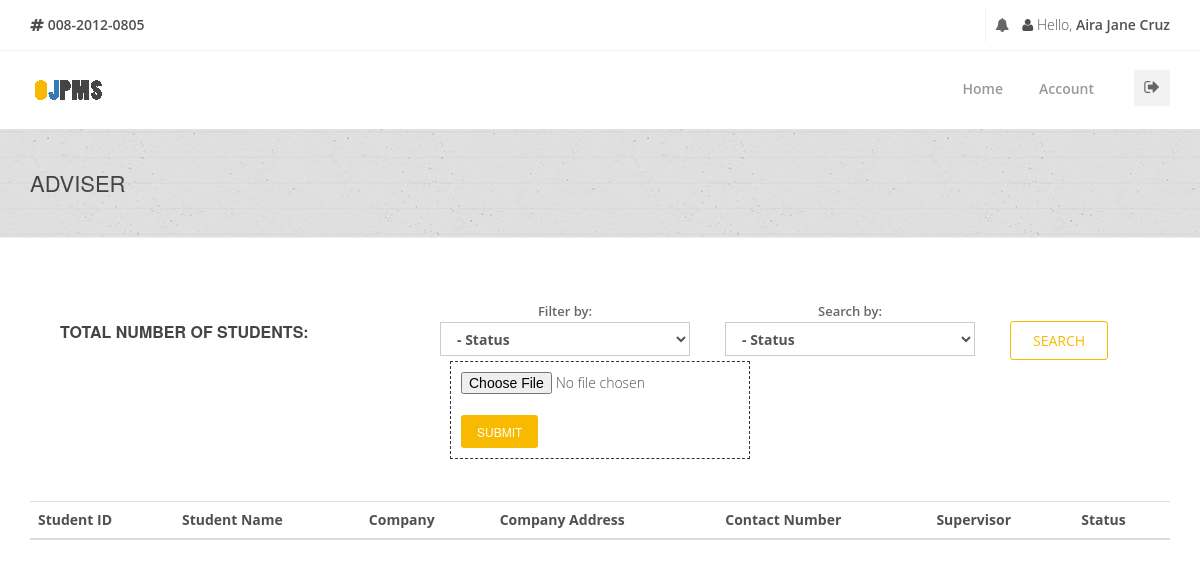
Page /adviser/ojt-adviser.php on the earlier database version.
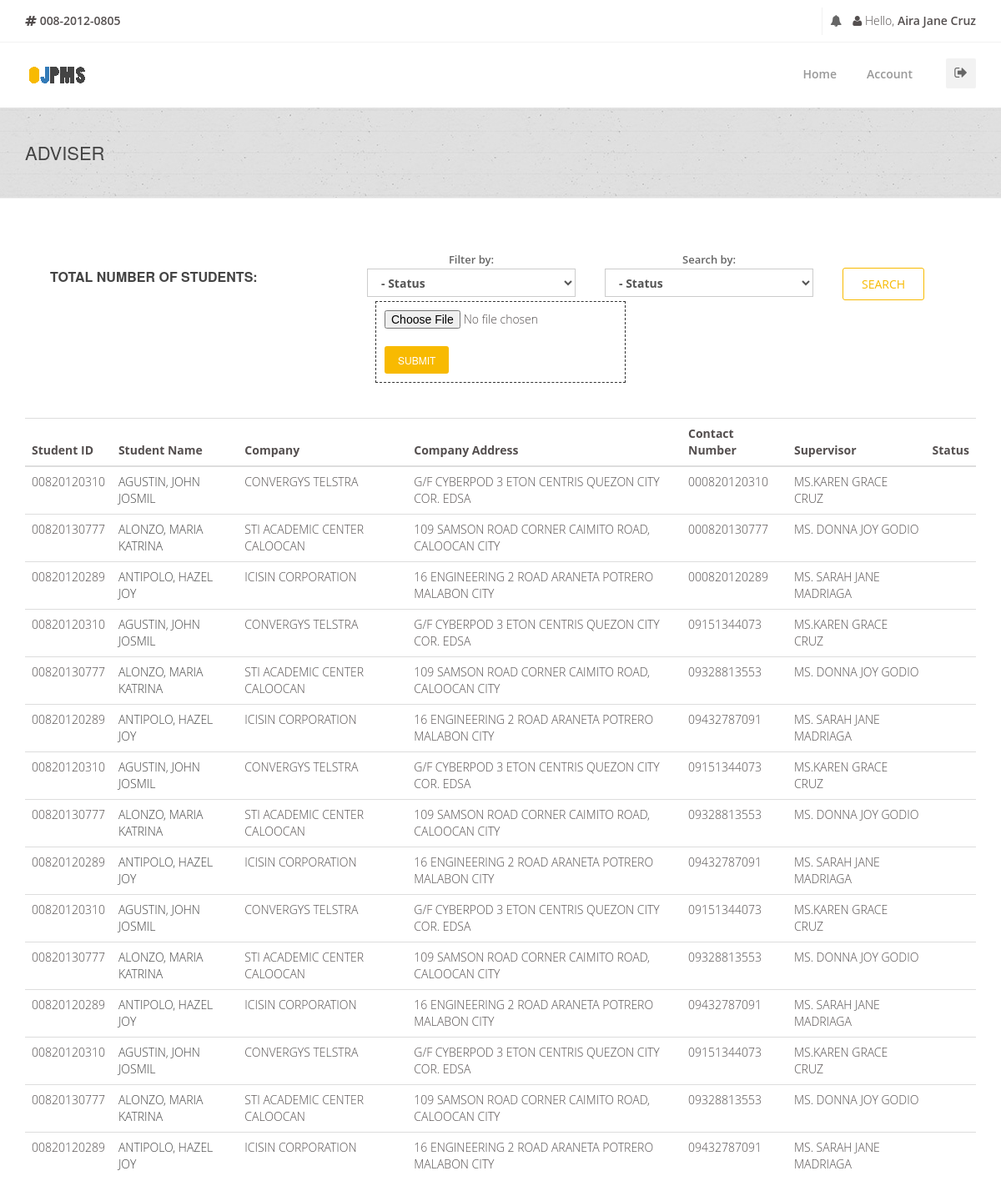
Same page on the later database version.
### tables this page shows
CREATE TABLE `ojttbl` (
  `id` int(10) NOT NULL AUTO_INCREMENT,
  `StudentID` varchar(11) NOT NULL,
  `LastName` varchar(255) DEFAULT NULL,
  `FirstName` varchar(255) DEFAULT NULL,
  `MiddleName` varchar(255) DEFAULT NULL,
  `Course` varchar(255) DEFAULT NULL,
  `CompanyName` varchar(255) DEFAULT NULL,
  `CompanyAddress` varchar(255) DEFAULT NULL,
  `Supervisor` varchar(255) DEFAULT NULL,
  `Position` varchar(255) DEFAULT NULL,
  `ContactNumber` varchar(255) DEFAULT NULL,
  `Email` varchar(255) DEFAULT NULL,
  `aStatus` varchar(255) DEFAULT NULL,
  `DailyTimeRecord` varchar(255) DEFAULT NULL,
  `IntegrationPaper` varchar(255) DEFAULT NULL,
  `PracJournal` varchar(255) DEFAULT NULL,
  `TrainingPlan` varchar(255) DEFAULT NULL,
  `Resume` varchar(255) DEFAULT NULL,
  `MOA` varchar(255) DEFAULT NULL,
  `ApplicationLetter` varchar(255) DEFAULT NULL,
  `Waiver` varchar(255) DEFAULT NULL,
  PRIMARY KEY (`id`)
);

### connection.php (called while the page is built, shortened)
<?php
class GSecureSQLConfig
{
    static function get_mysqli_config($type = NULL)
    {
        if (strtoupper($type) == 'LOCALHOST') {
            return array(
                'host' => 'localhost:3306',
                'user' => 'root',
                'pass' => '',
                'db' => 'e2edb'
            );
        } else {
            return array(
                'host' => 'mysql.hostinger.ph',
                'user' => 'u987316885_e2edb',
                'pass' => 'o2ehQX3wqO',
                'db' => 'u987316885_e2edb'
            );
        }
    }
}
class GSecureSQL
{
    private static $config;
    private static function _get_mysqli_config()
    {
        self::$config = GSecureSQLConfig::get_mysqli_config();
    }
    static function query($sql, $has_return = FALSE, $types = NULL)
    {
        $cn = new mysqli(
            self::$config['host'],
            self::$config['user'],
            self::$config['pass'],
            self::$config['db']
        );
        $ret = NULL;
        $st = $cn->prepare($sql);
        if (is_null($types)) {
            if (!$has_return) {
                $st->execute();
                $st->close();
                $cn->close();
                $ret = 'Query has been executed';
            } else {
                $st->execute();
                $code_result = '$st->bind_result(';
                $bool = false;
                $p = array();
                for($i = 0; $i < $st->field_count; $i++){
                    if(!$bool){
                        $bool = true;
                        $code_result .= '$p[' . $i . ']';
                    }else{
                        $code_result .= ',$p[' . $i . ']';
                    }
                }
                $code_result .= ');';
                eval($code_result);
                $ret = array();
                $k = 0;
                while($st->fetch()){
                    for($i = 0; $i < count($p); $i++){
                        $ret[$k][$i] = $p[$i];
                    }
                    $k++;
                }
            }
        }
        return $ret;
    }
}

### adviser/ojt-adviser.php (the view, shortened to what this page needs)
<!doctype html>
<?php
include('../connection.php');
?>
<html lang="en">
<head>
    <link href="../css/bootstrap.min.css" rel="stylesheet"/>
    <link href="../css/bootstrapValidator.min.css" rel="stylesheet"/>
    <link rel="stylesheet" href="../css/font-awesome.min.css" type="text/css" media="screen">
    <link href="../fonts/ffonts/montserrat.css" rel="stylesheet" type="text/css">
    <link href="../fonts/ffonts/kaushan.css" rel="stylesheet" type="text/css">
    <link href="../fonts/ffonts/droid.css" rel="stylesheet" type="text/css">
    <link href="../fonts/ffonts/roboto.css" rel="stylesheet" type="text/css">
    <link rel="stylesheet" type="text/css" href="../css/slicknav.css" media="screen">
    <link rel="stylesheet" type="text/css" href="../css/style.css" media="screen">
    <link rel="stylesheet" type="text/css" href="../css/responsive.css" media="screen">
    <link rel="stylesheet" type="text/css" href="../css/animate.css" media="screen">
    <link rel="stylesheet" type="text/css" href="../css/colors/yellow.css" title="yellow" media="screen"/>
</head>
<body>
<div id="container">
    <div class="top-bar">
        <div class="container">
            <div class="row">
                <div class="col-md-6">
                    <ul class="contact-details">
                        <li class="profile-name"><i class="fa fa-hashtag"></i> <b>008-2012-0805</b></li>
                    </ul>
                </div>
                <div class="col-md-6">
                    <ul class="social-list">
                        <li class="profile-name">
                            <a class="bell itl-tooltip" data-placement="bottom" title="" href="#"
                               data-original-title="Notification"><i class="fa fa-bell"></i></a>
                        </li>
                        <li class="profile-name">
                        </li>
                        <li class="profile-name">
                            <i class="fa fa-user"></i> Hello, <b>Aira Jane Cruz</b>
                        </li>
                    </ul>
                </div>
            </div>
        </div>
    </div>
    <div class="navbar navbar-default navbar-top">
        <div class="container">
            <div class="navbar-header">
                <a class="navbar-brand" href="">
                    <img src="../images/ojpms.png">
                </a>
            </div>
            <div class="navbar-collapse collapse">
                <div class="signout-side">
                    <a class="show-signout" data-toggle='modal' data-target='#Logout'><i class="fa fa-sign-out"></i></a>
                </div>
                <ul class="nav navbar-nav navbar-right">
                    <li>
                        <a href="../adviser/ojt-adviser.php">Home</a>
                    </li>
                    <li>
                        <a href="../adviser/ojt-account.php">Account</a>
                    </li>
                </ul>
            </div>
        </div>
    </div>
    <div class="page-banner" style="padding:40px 0; center #f9f9f9;">
        <div class="container">
            <div class="row">
                <div class="col-md-6">
                    <h2>Adviser</h2>
                </div>
            </div>
        </div>
    </div>
    <br><br><br>
    <div class="container">
        <div class="header2_advertising">
            <div class="container">
                <div class="col-sm-4">
                    <h4 style="margin-top:20px;">TOTAL NUMBER OF STUDENTS: </b></h4>
                </div>
                <div class="col-sm-3">
                    <label>
                        <center><b>Filter by: </b>
                    </label></center>
                    <select class="form-control" style="width:250px;">
                        <option value="00">- Status</option>
                    </select>
                </div>
                <div class="col-sm-3">
                    <label>
                        <center><b>Search by: </b>
                    </label></center>
                    <select class="form-control" style="width:250px;">
                        <option value="00">- Status</option>
                    </select>
                </div>
                <div class="col-sm-2">
                    <button type="submit" class="btn-system btn-large border-btn"
                            style="margin-top: 20px;">Search
                    </button>
                </div>
            </div>
        </div>
        <div style="border:1px dashed #333333; width:300px; margin:0 auto; padding:10px;">
            <form name="import" method="post" enctype="multipart/form-data">
                <input type="file" name="file"/><br/>
                <input type="submit" name="submit" value="Submit"/>
            </form>
        </div>
        <br><br>
        <table class="Applicants table" width="100%" cellpadding="0">
            <thead>
            <tr>
                <th class="tabletitle">Student ID</th>
                <th class="tabletitle">Student Name</th>
                <th class="tabletitle">Company</th>
                <th class="tabletitle">Company Address</th>
                <th class="tabletitle">Contact Number</th>
                <th class="tabletitle">Supervisor</th>
                <th class="tabletitle">Status</th>
            </tr>
            </thead>
            <tbody>
            <?php
            $ojt_tbl =
                GSecureSQL::query(
                    "SELECT *
                    FROM
                    ojttbl",
                    TRUE
                );
            foreach ($ojt_tbl as $value) {
                $StudentID = $value[1];
                $FirstName = $value[3];
                $LastName = $value[2];
                $CompanyName = $value[6];
                $CompanyAddress = $value[7];
                $Contact = $value[10];
                $Supervisor = $value[8];
                $Status = $value[12];
                ?>
                <tr>
                    <td><?php echo $StudentID; ?></td>
                    <td><a href=".php"><?php echo $LastName . ", " . $FirstName; ?></td>
                    <td><?php echo $CompanyName; ?></td>
                    <td><?php echo $CompanyAddress; ?></td>
                    <td><?php echo $Contact; ?></td>
                    <td><?php echo $Supervisor; ?></td>
                    <td><?php echo $Status; ?></td>
                </tr>
                <?php
            }
            ?>
            </tbody>
        </table>
    </div>
</body>
</html>

### css/colors/yellow.css (style rules this page uses)
a { color: #444; }
a.main-button, input[type="submit"] { background-color: #f8ba01; }
.navbar-default .navbar-nav > li > a:after { background-color: #f8ba01; }
.btn-system { background-color: #f8ba01; }
.btn-system.border-btn { border-color: #f8ba01; color: #f8ba01; }

Differences in the rows shown:
added ojttbl: StudentID "00820120310", LastName "AGUSTIN", FirstName "JOHN JOSMIL", CompanyName "CONVERGYS TELSTRA", CompanyAddress "G/F CYBERPOD 3 ETON CENTRIS QUEZON CITY COR. EDSA", ContactNumber "000820120310", Supervisor "MS.KAREN GRACE CRUZ"
added ojttbl: StudentID "00820130777", LastName "ALONZO", FirstName "MARIA KATRINA", CompanyName "STI ACADEMIC CENTER CALOOCAN", CompanyAddress "109 SAMSON ROAD CORNER CAIMITO ROAD, CALOOCAN CITY", ContactNumber "000820130777", Supervisor "MS. DONNA JOY GODIO"
added ojttbl: StudentID "00820120289", LastName "ANTIPOLO", FirstName "HAZEL JOY", CompanyName "ICISIN CORPORATION", CompanyAddress "16 ENGINEERING 2 ROAD ARANETA POTRERO MALABON CITY", ContactNumber "000820120289", Supervisor "MS. SARAH JANE MADRIAGA"
added ojttbl: StudentID "00820120310", LastName "AGUSTIN", FirstName "JOHN JOSMIL", CompanyName "CONVERGYS TELSTRA", CompanyAddress "G/F CYBERPOD 3 ETON CENTRIS QUEZON CITY COR. EDSA", ContactNumber "09151344073", Supervisor "MS.KAREN GRACE CRUZ"
added ojttbl: StudentID "00820130777", LastName "ALONZO", FirstName "MARIA KATRINA", CompanyName "STI ACADEMIC CENTER CALOOCAN", CompanyAddress "109 SAMSON ROAD CORNER CAIMITO ROAD, CALOOCAN CITY", ContactNumber "09328813553", Supervisor "MS. DONNA JOY GODIO"
added ojttbl: StudentID "00820120289", LastName "ANTIPOLO", FirstName "HAZEL JOY", CompanyName "ICISIN CORPORATION", CompanyAddress "16 ENGINEERING 2 ROAD ARANETA POTRERO MALABON CITY", ContactNumber "09432787091", Supervisor "MS. SARAH JANE MADRIAGA"
added ojttbl: StudentID "00820120310", LastName "AGUSTIN", FirstName "JOHN JOSMIL", CompanyName "CONVERGYS TELSTRA", CompanyAddress "G/F CYBERPOD 3 ETON CENTRIS QUEZON CITY COR. EDSA", ContactNumber "09151344073", Supervisor "MS.KAREN GRACE CRUZ"
added ojttbl: StudentID "00820130777", LastName "ALONZO", FirstName "MARIA KATRINA", CompanyName "STI ACADEMIC CENTER CALOOCAN", CompanyAddress "109 SAMSON ROAD CORNER CAIMITO ROAD, CALOOCAN CITY", ContactNumber "09328813553", Supervisor "MS. DONNA JOY GODIO"
added ojttbl: StudentID "00820120289", LastName "ANTIPOLO", FirstName "HAZEL JOY", CompanyName "ICISIN CORPORATION", CompanyAddress "16 ENGINEERING 2 ROAD ARANETA POTRERO MALABON CITY", ContactNumber "09432787091", Supervisor "MS. SARAH JANE MADRIAGA"
added ojttbl: StudentID "00820120310", LastName "AGUSTIN", FirstName "JOHN JOSMIL", CompanyName "CONVERGYS TELSTRA", CompanyAddress "G/F CYBERPOD 3 ETON CENTRIS QUEZON CITY COR. EDSA", ContactNumber "09151344073", Supervisor "MS.KAREN GRACE CRUZ"
added ojttbl: StudentID "00820130777", LastName "ALONZO", FirstName "MARIA KATRINA", CompanyName "STI ACADEMIC CENTER CALOOCAN", CompanyAddress "109 SAMSON ROAD CORNER CAIMITO ROAD, CALOOCAN CITY", ContactNumber "09328813553", Supervisor "MS. DONNA JOY GODIO"
added ojttbl: StudentID "00820120289", LastName "ANTIPOLO", FirstName "HAZEL JOY", CompanyName "ICISIN CORPORATION", CompanyAddress "16 ENGINEERING 2 ROAD ARANETA POTRERO MALABON CITY", ContactNumber "09432787091", Supervisor "MS. SARAH JANE MADRIAGA"
added ojttbl: StudentID "00820120310", LastName "AGUSTIN", FirstName "JOHN JOSMIL", CompanyName "CONVERGYS TELSTRA", CompanyAddress "G/F CYBERPOD 3 ETON CENTRIS QUEZON CITY COR. EDSA", ContactNumber "09151344073", Supervisor "MS.KAREN GRACE CRUZ"
added ojttbl: StudentID "00820130777", LastName "ALONZO", FirstName "MARIA KATRINA", CompanyName "STI ACADEMIC CENTER CALOOCAN", CompanyAddress "109 SAMSON ROAD CORNER CAIMITO ROAD, CALOOCAN CITY", ContactNumber "09328813553", Supervisor "MS. DONNA JOY GODIO"
added ojttbl: StudentID "00820120289", LastName "ANTIPOLO", FirstName "HAZEL JOY", CompanyName "ICISIN CORPORATION", CompanyAddress "16 ENGINEERING 2 ROAD ARANETA POTRERO MALABON CITY", ContactNumber "09432787091", Supervisor "MS. SARAH JANE MADRIAGA"
